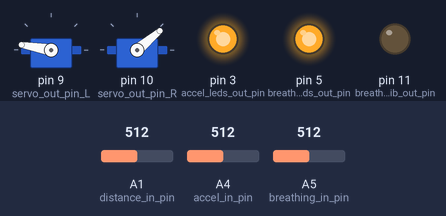
The sketch below on a simulated Arduino Uno, built with avr-gcc and run on an emulated ATmega328P. Parts: 2 × servo, output pins drawn as LEDs (lit = HIGH). The test bench sets the inputs (shaded band); at power-on: A4 (accel_in_pin) = 512, A5 (breathing_in_pin) = 512, A1 (distance_in_pin) = 512.

Above: at 1.2 s.
1.3 s: A4 (accel_in_pin) set to 638
4.3 s: A4 (accel_in_pin) set to 672
At 5.7 s:
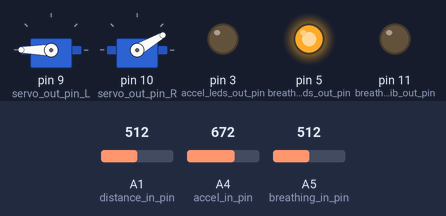
7.3 s: A5 (breathing_in_pin) set to 600
10.3 s: A5 (breathing_in_pin) set to 624
At 11.5 s:
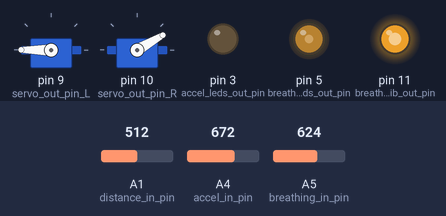
At 12.48 s:
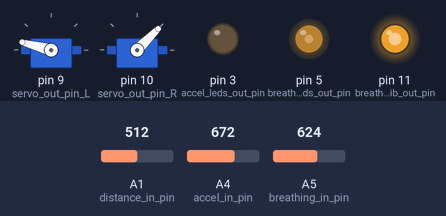
13.3 s: A5 (breathing_in_pin) set to 511
At 15.89 s:
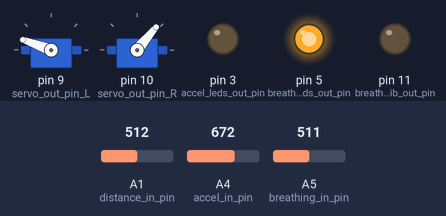
16.3 s: A1 (distance_in_pin) set to 244
19.3 s: A1 (distance_in_pin) set to 216
Timing chart, 0 to 32.4 s (numbered marks = the images above; inputs shaded):
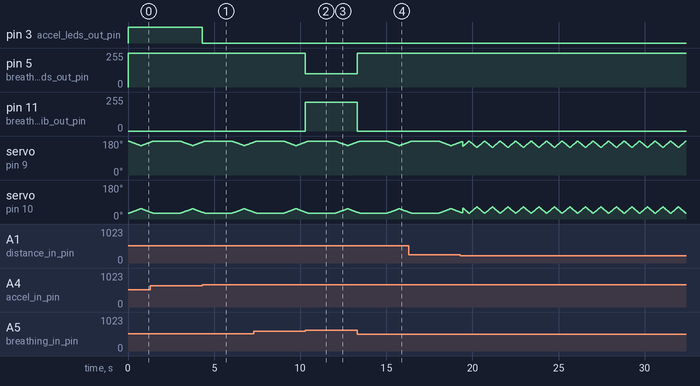

The sketch:

Breathing-Acceleration-Distance.ino
```cpp
 #include <Servo.h>

 Servo servo_L;
 Servo servo_R;

 int servo_L_pos = 0;
 int servo_R_pos = 0;

// Define constants
int five_v_conversion = 255;

int accelerometer_sensor_value = 0;
int breathing_sensor_value = 0;

int servo_L_out = 0;        // value output to the PWM (analog out)
int servo_R_out = 0;        // value output to the PWM (analog out)
int accel_leds_out = 0;        // value output to the PWM (analog out)
int breathing_leds_out = 0;        // value output to the PWM (analog out)
int breathing_vib_out = 0;        // value output to the PWM (analog out)

int accel_threshold = 700; // voltage diff at which to turn LEDs on.
int distance_threshold = 250; // voltage diff at which to turn LEDs on.
int distance_max = 3000; // max voltage the distance sensor outputs.

int accel_led_count = 0;

unsigned long time;

const int numDistanceReadings = 50;

int distance_sensor_values[numDistanceReadings];      // the readings from the analog input
int distanceReadIndex = 0;              // the index of the current reading
long distanceTotal = 0;                  // the running total
int distanceAverage = 0;                // the average

// Define output pins (PWM)
const int servo_out_pin_L = 9;
const int servo_out_pin_R = 10;
const int breathing_vib_out_pin = 11;
const int accel_leds_out_pin = 3;
const int breathing_leds_out_pin = 5;


// Define input pins
const int distance_in_pin = A1;
const int accel_in_pin = A4;
const int breathing_in_pin = A5;

const int servo_L_base = 180;
const int servo_R_base = 30;
const int servo_L_max = 145;
const int servo_R_max = 65;

const int updowntime = 1500;

boolean see_something;
long last_changed_time = 0;

void setup()
{
  Serial.begin(9600);           // set up Serial library at 9600 bps
  servo_L.attach(servo_out_pin_L);
  servo_R.attach(servo_out_pin_R);

  for (int thisReading = 0; thisReading < numDistanceReadings; thisReading++) {
    distance_sensor_values[thisReading] = 0;
  }

  pinMode(accel_leds_out_pin, OUTPUT);
  pinMode(breathing_leds_out_pin, OUTPUT);
  pinMode(breathing_vib_out_pin, OUTPUT);

}


// takes in current distance sensor in mV and returns the position of the
// servos.
int get_servo_out(int distance_in, int servo_base, int servo_max)
{
  // Serial.print("distance in ");
  // Serial.println(distance_in);
  int output_value = servo_base;
  int updown = updowntime;
  int restTime;
  int shortening;
  long time_since = time - last_changed_time;
  if (time_since > 1000)
  {
    boolean temp_see_something = distance_in < 1115;
    if (temp_see_something != see_something)
    {
      see_something = temp_see_something;
      last_changed_time = time;
    }
  }

  if (see_something) {restTime = 0; shortening = 0; updown = 900;}
  else {restTime = 1500; shortening = 10; updown = 1500;}

  if (servo_max < servo_base) {shortening = -shortening;}
  if (time % (updown + restTime) < updown)
  {
    int difference = time % (updown + restTime) - (updown / 2);
    if (difference < 0) {difference = -difference;} // because abs isn't working
    difference = updown / 2 - difference;
    output_value = map(difference, 0, updown / 2, servo_base, servo_max -
                       shortening);
  }
  return output_value;

}

// takes in current accelerometer sensor in mV and the output for the LEDs.
// If the object is moving fast, then the LEDs flicker.
int get_accel_LED_out(int accel_in)
{
  int diff = abs(accel_in - 2500);
  long output_value = 5000;
  if (diff > accel_threshold)
  {
    accel_led_count = 200;
  }

  if (accel_led_count > 0)
  {
    output_value = 0;
    if (accel_led_count < 120)
    {
      output_value = 5000 / 120 * (120 - accel_led_count);
    }
    accel_led_count = accel_led_count - 1;
  }

  return output_value;
}

int get_breathing_led_out(int breathing_in)
{
  // vibrate the motors on only when the breathing sensor is above a certain
  // threshold
  int output_value = 5000;
  if (breathing_in > 3000) {output_value = map(breathing_in, 0, 5000, 5000, 0);}
  return output_value;
}

int get_breathing_vib_out(int breathing_in)
{
  // vibrate the motors on only when the breathing sensor is above a certain
  // threshold
  int output_value = 0;
  if (breathing_in > 3000) {output_value = 4200;}
  // if (time%1500 < 750) {output_value = 3300;}
  return output_value;
}

void set_outputs(int servo_L_out, int servo_R_out, int accel_leds,
                 int breathing_led_out, int breathing_vib_out)
{
  analogWrite(accel_leds_out_pin, map(accel_leds, 0, 5000, 0, five_v_conversion));
  servo_R.write(servo_R_out);
  servo_L.write(servo_L_out);
  analogWrite(breathing_leds_out_pin, map(breathing_led_out, 0, 5000, 0, five_v_conversion));
  analogWrite(breathing_vib_out_pin, map(breathing_vib_out, 0, 5000, 0, five_v_conversion));
}

void loop() {

  long startTime = millis();
  time = startTime;

  distanceTotal = distanceTotal - distance_sensor_values[distanceReadIndex];

  // read the analog in value and covert them to millivolts:
  distance_sensor_values[distanceReadIndex] = map(analogRead(distance_in_pin),
                                                  0, 1023, 0, 5000);
                                                  //50-250 changed from 0-1023
  accelerometer_sensor_value = map(analogRead(accel_in_pin), 0, 1023, 0, 5000);
  breathing_sensor_value = map(analogRead(breathing_in_pin), 0, 1023, 0, 5000);

  // distance_sensor_values[distanceReadIndex] = 800;

 // Serial.print("Accelerometer value: ");
  //Serial.print(accelerometer_sensor_value);
  // Serial.print(". Distance sensor value: ");
  // Serial.print(distanceTotal / numDistanceReadings);

  distanceTotal = distanceTotal + distance_sensor_values[distanceReadIndex];

  // distance_sensor_value = 700;

  servo_L_out = get_servo_out(distanceTotal / numDistanceReadings, servo_L_base, servo_L_max);
  servo_R_out = get_servo_out(distanceTotal / numDistanceReadings, servo_R_base, servo_R_max);
  accel_leds_out = get_accel_LED_out(accelerometer_sensor_value);
  breathing_leds_out = get_breathing_led_out(breathing_sensor_value);
  breathing_vib_out = get_breathing_vib_out(breathing_sensor_value);

  set_outputs(servo_L_out, servo_R_out,
              accel_leds_out, breathing_leds_out, breathing_vib_out);
  // Serial.print(". Breathing vib output: ");
  // Serial.print(breathing_vib_out);
  // Serial.print(". Accel LED output: ");
  // Serial.print(accel_leds_out);
//  Serial.print(". Breathing value: ");
  //Serial.print(breathing_sensor_value);
  //Serial.print(". Breathing vib output: ");
  //Serial.print(breathing_vib_out);
   //Serial.print(". Servo output: ");
   //Serial.print(servo_L_out);
//   Serial.print(". Distance in:");
//   Serial.println(distanceTotal / numDistanceReadings);

  distanceReadIndex = distanceReadIndex + 1;
  if (distanceReadIndex >= numDistanceReadings) {distanceReadIndex = 0;}

  time = millis();
  long sleepTime = 5 - (time - startTime);
  if (sleepTime > 0) {delay(sleepTime);}

//Serial.print("distance total =");
//Serial.print(distanceTotal);
//Serial.print("       distance in pin=");
//Serial.println(analogRead(distance_in_pin));
}
```

Measured:
- the behaviour switches between 654 and 655 on A4 (accel_in_pin) (found by bisection; images 0 and 1)
- the behaviour switches between 614 and 615 on A5 (breathing_in_pin) (found by bisection; images 1 and 2)
- after the input at 4.3 s, pin 3 (accel_leds_out_pin): HIGH → LOW at once
- after the input at 10.3 s, pin 5 (breathing_leds_out_pin): 255/255 → 99/255 at once; pin 11 (breathing_vib_out_pin): 0/255 → 214/255 at once
- after the input at 13.3 s, pin 5 (breathing_leds_out_pin): 99/255 → 255/255 at once; pin 11 (breathing_vib_out_pin): 214/255 → 0/255 at once
